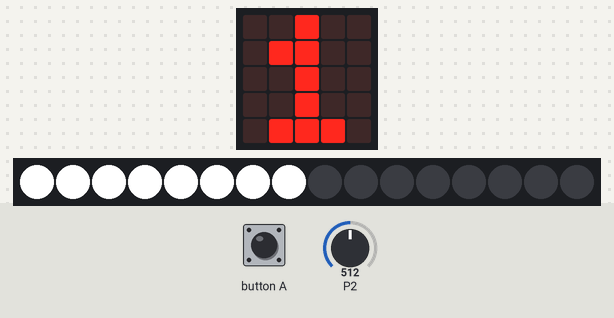
Bench run of a program on a simulated BBC micro:bit running MicroPython. On the bench: the board's 5×5 LED display, 16 RGB LEDs in strip order, left to right. The test bench sets the inputs (shaded band); at power-on: P2 = 512 (analog values on the 0–1023 scale).

Above: at 1.2 s.
1.3 s: button A pressed for 0.15 s
At 2.4 s:
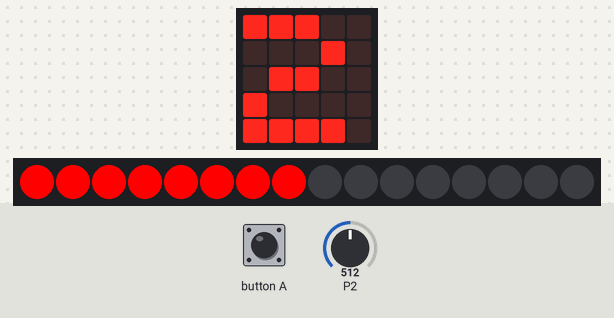
2.9 s: button A pressed for 1 s
At 3.6 s:
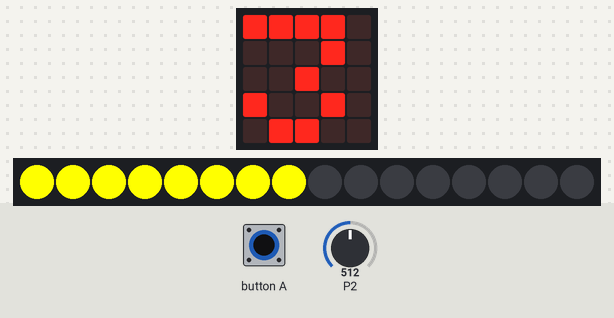
5.4 s: button A pressed for 0.15 s
At 6.6 s:
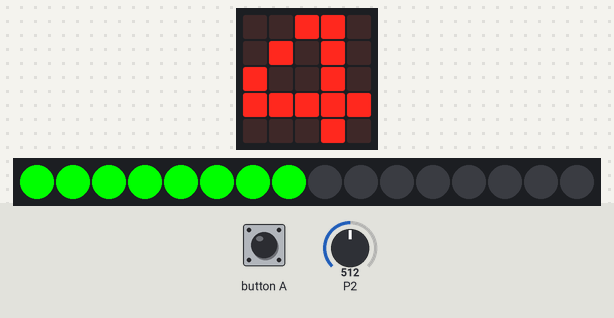
7.0 s: button A pressed for 3.2 s
At 7.7 s:
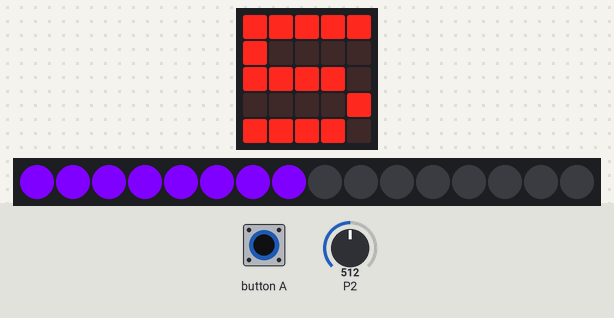
11.7 s: P2 set to 0
At 12.4 s:
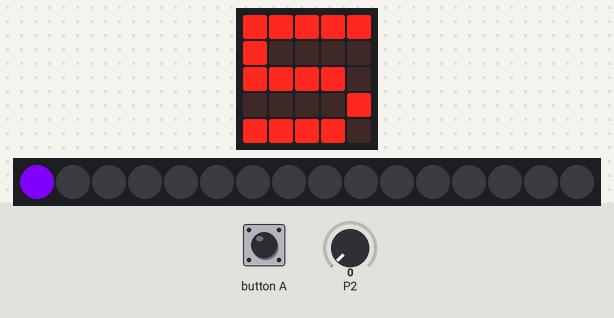
Timing chart, 0 to 14.2 s (numbered marks = the images above; inputs shaded):
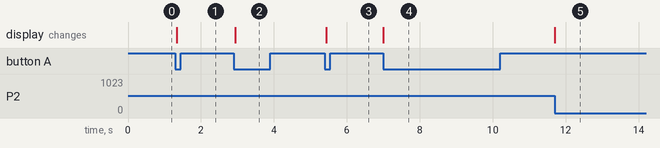

The program:

ex8_neopixel_.py
```python
from microbit import *
import neopixel
np = neopixel.NeoPixel(pin16, 16)
Num = 0
color = [(255, 255, 255), (255, 0, 0), (255, 255, 0),
        (0, 255, 0), (128, 0, 255), (255, 128, 0),
        (0, 255, 255)]
while True:
    x = pin2.read_analog()
    y = int(x/64)

    if button_a.was_pressed():
        Num += 1
        if Num > 6:
            Num = 0
    display.show(Num + 1)

    # led on
    for i in range(0, y):
        np[i] = color[Num]
    # shut down led
    for i in range(15, y, -1):
        np[i] = (0, 0, 0)
    np.show()
```

Measured:
- after the input at 1.3 s, the display: changes at once (image 1)
- after the input at 2.9 s, the display: changes at once (image 2)
- after the input at 5.4 s, the display: changes at once (image 3)
- after the input at 7.0 s, the display: changes at once (image 4)
